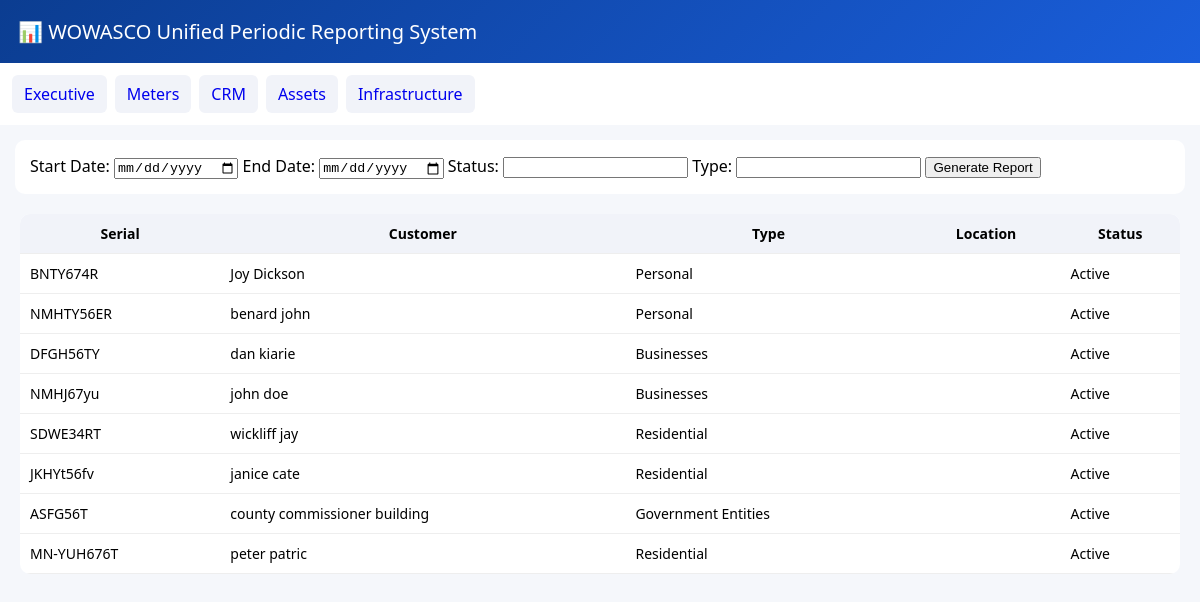
The app's page /modules/advanced_reports.php?section=meters with its own data.
### tables this page shows
CREATE TABLE `meters` (
  `id` int(11) NOT NULL,
  `serial_number` varchar(100) DEFAULT NULL,
  `model` varchar(100) DEFAULT NULL,
  `customer_type` varchar(50) NOT NULL,
  `customer_name` varchar(150) NOT NULL,
  `meter_type` varchar(100) NOT NULL,
  `installation_date` date NOT NULL,
  `zone` varchar(100) DEFAULT NULL,
  `created_at` timestamp NOT NULL DEFAULT current_timestamp(),
  `status` varchar(20) NOT NULL DEFAULT 'Active'
);

### modules/advanced_reports.php (the view, shortened to what this page needs)
<?php
require_once __DIR__ . '/../api/db.php';
$section = $_GET['section'] ?? 'executive';
$startDate = $_GET['start_date'] ?? '';
$endDate   = $_GET['end_date'] ?? '';
$status    = $_GET['status'] ?? '';
$type      = $_GET['type'] ?? '';
function table_exists($conn, $table){
    $result = $conn->query("SHOW TABLES LIKE '$table'");
    return $result && $result->num_rows > 0;
}
function loadTable($conn, $table){
    $data = [];
    if (table_exists($conn, $table)) {
        $res = $conn->query("SELECT * FROM `$table`");
        if ($res) {
            while ($row = $res->fetch_assoc()) {
                $data[] = $row;
            }
        }
    }
    return $data;
}
function getDateColumn($conn, $table){
    $possible = ['created_at','date','created','timestamp','updated_at'];
    $res = $conn->query("SHOW COLUMNS FROM `$table`");
    $cols = [];
    while($r = $res->fetch_assoc()){
        $cols[] = $r['Field'];
    }
    foreach($possible as $p){
        if(in_array($p,$cols)) return $p;
    }
    return null;
}
function applyFilters($data, $dateColumn, $startDate, $endDate, $status, $statusField = 'status', $type = '', $typeField = 'type'){
    return array_filter($data, function($row) use ($dateColumn, $startDate, $endDate, $status, $statusField, $type, $typeField){
        if($dateColumn && ($startDate || $endDate)){
            $rowDate = isset($row[$dateColumn]) ? substr($row[$dateColumn],0,10) : null;
            if($startDate && $rowDate < $startDate) return false;
            if($endDate && $rowDate > $endDate) return false;
        }
        if($status && isset($row[$statusField]) && strtolower($row[$statusField]) != strtolower($status)){
            return false;
        }
        if($type && isset($row[$typeField]) && strtolower($row[$typeField]) != strtolower($type)){
            return false;
        }
        return true;
    });
}
$meters        = loadTable($conn,'meters');
$mDate = getDateColumn($conn,'meters');
$meters         = applyFilters($meters,$mDate,$startDate,$endDate,$status,'status',$type,'customer_type');
?>
<!DOCTYPE html>
<html>
<head>
</head>
<body>
<div class="header">📊 WOWASCO Unified Periodic Reporting System</div>
<div class="nav">
    <a href="?section=executive">Executive</a>
    <a href="?section=meters">Meters</a>
    <a href="?section=crm">CRM</a>
    <a href="?section=assets">Assets</a>
    <a href="?section=infrastructure">Infrastructure</a>
</div>
<div class="filter-box">
<form method="GET">
<label>Start Date:</label>
<input type="date" name="start_date" value="<?= $startDate ?>">
<label>End Date:</label>
<input type="date" name="end_date" value="<?= $endDate ?>">
<label>Status:</label>
<input type="text" name="status" value="<?= $status ?>">
<label>Type:</label>
<input type="text" name="type" value="<?= $type ?>">
<button type="submit">Generate Report</button>
</form>
</div>
<?php if($section=='meters'): ?>
<div class="table">
<table>
<tr><th>Serial</th><th>Customer</th><th>Type</th><th>Location</th><th>Status</th></tr>
<?php foreach($meters as $m): ?>
<tr>
<td><?= $m['serial_number'] ?? '' ?></td>
<td><?= $m['customer_name'] ?? '' ?></td>
<td><?= $m['customer_type'] ?? '' ?></td>
<td><?= $m['location'] ?? '' ?></td>
<td><?= $m['status'] ?? '' ?></td>
</tr>
<?php endforeach; ?>
</table>
</div>
<?php endif; ?>
</body>
</html>

### modules/advanced_reports.php (style rules this page uses)
body { margin:0;font-family:Segoe UI;background:#f5f7fb; }
.header { background:linear-gradient(135deg,#0b3d91,#1a5edb);color:#fff;padding:18px;font-size:20px; }
.nav { display:flex;gap:8px;padding:12px;background:#fff; }
.nav a { padding:8px 12px;background:#f1f3f9;text-decoration:none;border-radius:6px; }
.table { margin:20px;background:#fff;border-radius:10px;overflow:hidden; }
table { width:100%;border-collapse:collapse; }
th,td { padding:10px;border-bottom:1px solid #eee;font-size:14px; }
th { background:#f1f3f9; }
.filter-box { background:#fff;margin:15px;padding:15px;border-radius:10px; }

### records on screen
meters: serial_number "BNTY674R", customer_name "Joy Dickson", customer_type "Personal", status "Active"
meters: serial_number "NMHTY56ER", customer_name "benard john", customer_type "Personal", status "Active"
meters: serial_number "DFGH56TY", customer_name "dan kiarie", customer_type "Businesses", status "Active"
meters: serial_number "NMHJ67yu", customer_name "john doe", customer_type "Businesses", status "Active"
meters: serial_number "SDWE34RT", customer_name "wickliff jay", customer_type "Residential", status "Active"
meters: serial_number "JKHYt56fv", customer_name "janice cate", customer_type "Residential", status "Active"
meters: serial_number "ASFG56T", customer_name "county commissioner building", customer_type "Government Entities", status "Active"
meters: serial_number "MN-YUH676T", customer_name "peter patric", customer_type "Residential", status "Active"
